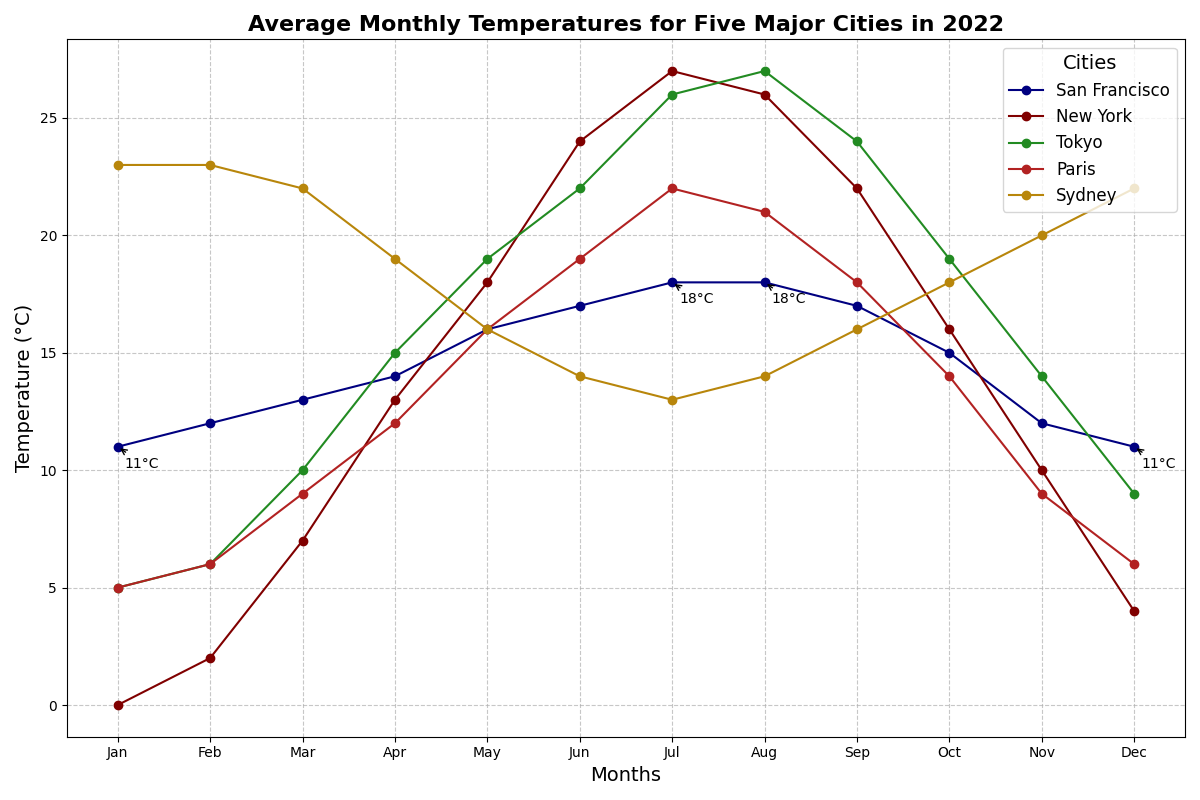

Generate this figure with Python:
import matplotlib.pyplot as plt
import numpy as np

months = np.array([
    'Jan', 'Feb', 'Mar', 'Apr', 'May', 'Jun', 
    'Jul', 'Aug', 'Sep', 'Oct', 'Nov', 'Dec'
])

san_francisco_temps = np.array([11, 12, 13, 14, 16, 17, 18, 18, 17, 15, 12, 11])
new_york_temps = np.array([0, 2, 7, 13, 18, 24, 27, 26, 22, 16, 10, 4])
tokyo_temps = np.array([5, 6, 10, 15, 19, 22, 26, 27, 24, 19, 14, 9])
paris_temps = np.array([5, 6, 9, 12, 16, 19, 22, 21, 18, 14, 9, 6])
sydney_temps = np.array([23, 23, 22, 19, 16, 14, 13, 14, 16, 18, 20, 22])

fig, ax = plt.subplots(figsize=(12, 8))

# Updated colors
ax.plot(months, san_francisco_temps, label='San Francisco', color='navy', marker='o', linestyle='-')
ax.plot(months, new_york_temps, label='New York', color='maroon', marker='o', linestyle='-')
ax.plot(months, tokyo_temps, label='Tokyo', color='forestgreen', marker='o', linestyle='-')
ax.plot(months, paris_temps, label='Paris', color='firebrick', marker='o', linestyle='-')
ax.plot(months, sydney_temps, label='Sydney', color='darkgoldenrod', marker='o', linestyle='-')

ax.set_title('Average Monthly Temperatures for Five Major Cities in 2022', fontsize=16, fontweight='bold', loc='center')
ax.set_xlabel('Months', fontsize=14)
ax.set_ylabel('Temperature (°C)', fontsize=14)

ax.legend(title='Cities', fontsize=12, title_fontsize=14, loc='upper right')
ax.grid(True, linestyle='--', alpha=0.7)

for (month, temp_san_francisco) in zip(months, san_francisco_temps):
    if temp_san_francisco in [11, 18]:
        ax.annotate(f'{temp_san_francisco}°C', xy=(month, temp_san_francisco), xytext=(5, -15), 
                    textcoords='offset points', arrowprops=dict(arrowstyle='->', lw=1))

plt.tight_layout()
plt.show()
